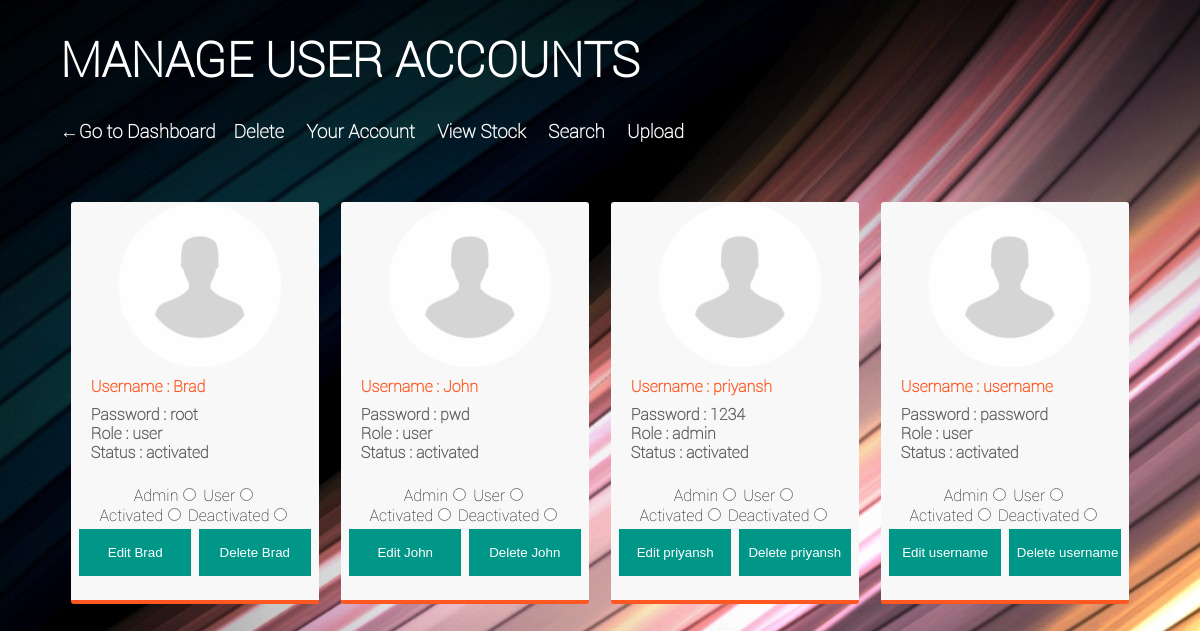
/manageuseraccounts.php, run on the app's committed database.
### tables this page shows
CREATE TABLE `loginmaster` (
  `LoginID` varchar(30) NOT NULL,
  `Password` varchar(30) DEFAULT NULL,
  `Role` varchar(10) DEFAULT NULL,
  `Status` varchar(10) DEFAULT NULL
);

### manageuseraccounts.php (the view, shortened to what this page needs)
<!doctype html>
<html>
<head>
		<link href="css/simpleGridTemplateAdmin.css" rel="stylesheet" type="text/css">
</head>
<body>
	<div class="container">
    	<h1>MANAGE USER ACCOUNTS</h1>
    	<h3>
        	<?php
			if($_SESSION['role']=='admin'){
				echo "<a href='adminpage.php'>←Go to Dashboard</a>&nbsp;&nbsp;&nbsp;&nbsp";
				echo "<a href=managestock.php>Manage Stock</a>&nbsp;&nbsp;&nbsp;&nbsp";
			}
			else{
				echo "<a href='userpage.php'>←Go to Dashboard</a>&nbsp;&nbsp;&nbsp;&nbsp";
				echo "<a href='deletestock.php'>Delete</a>";
			}
			?>&nbsp;&nbsp;&nbsp;&nbsp;
			<a href="openaccountuser.php">Your Account</a>&nbsp;&nbsp;&nbsp;&nbsp;
			<a href="viewstock.php">View Stock</a>&nbsp;&nbsp;&nbsp;&nbsp;
			<a href="searchstock.php">Search</a>&nbsp;&nbsp;&nbsp;&nbsp;
			<a href="uploadstock.php">Upload</a>&nbsp;&nbsp;&nbsp;&nbsp;
       </h3>
    <div class='gallery'>
 		<?php
			$link = mysqli_connect("localhost","root","");
			mysqli_select_db($link,"hr");
			$rs = mysqli_query($link,"SELECT * FROM loginmaster");
			while($row = mysqli_fetch_row($rs)){
				echo "<center><div class='thumbnail'>
    				  <a href='manageuseraccounts.php?imagepath=0'>
					  <img src='images/profile.png' alt='' width='2000' class='cards'/></a>
					  <h4>Username : $row[0]</h4>
					  <p class='tag'>Password : $row[1]<br/>Role : $row[2]<br/>Status : $row[3]";
				echo "<br/><br/><form>
					  Admin<input type='radio' value='admin' name='role'>
					  User<input type='radio' value='user' name='role'><br/>
					  Activated<input type='radio' value='activated' name='status'>
				Deactivated<input type='radio' value='deactivated' name='status'><br/>
					  <input type='submit' name='editaccount' value='Edit $row[0]'/>
					  <input type='submit' name='delaccount' value='Delete $row[0]'/>
					  </form></p></div></center>";
			}
		?>
	</div>
	</div>
</body>
</html>

### css/simpleGridTemplateAdmin.css (style rules this page uses)
body { font-family: robotofont,Calibri,Cambria, "Hoefler Text", "Liberation Serif", Times, "Times New Roman", serif; background:url(../landingbackground.jpg); margin: 0; }
h1 { font-family: robotofont; font-size:4em; color:#FFFFFF; }
a { color:#FFFFFF; text-decoration:blink; transition: all 0.3s linear; }
input[type="submit"], input[type="reset"] { width:100%; background-color: #009688; border: none; color: white; padding: 16px 32px; text-decoration: none; margin: 4px 2px; cursor: pointer; transition: all 0.3s linear; }
.container { width: 90%; margin-left: auto; margin-right: auto; }
.gallery { clear: both; display: inline-block; width: 100%; padding-bottom: 35px; padding-top: 0px; margin-top: 5px; margin-bottom: 0px; }
.thumbnail { width: 23%; text-align: center; float: left; margin-top: 35px; background-color: #F8F8F8; padding-bottom: 20px; margin-left: 1%; margin-right: 1%; border-radius: 3px; border-bottom: 4px solid #ff5722; transition: all 0.3s linear; }
.gallery .thumbnail h4 { margin-top: 5px; margin-bottom: 5px; color: #ff5722; text-align: left; padding-left: 20px; padding-right: 20px; }
.gallery .thumbnail p { margin: 0; color: #B3B3B3; text-align: left; padding-left: 20px; }
.cards { width: 100%; height: auto; max-width: 400px; max-height: 200px; opacity: 0.8; }
.gallery .thumbnail .tag { color: #5D5E5D; font-weight:bold; padding-bottom: 4px; padding-top: 4px; text-align: left; padding-left: 20px; padding-right: 20px; }

### manageuseraccounts.php (style rules this page uses)
h1 { font-family: robotofont; font-size:3em; color:#FFFFFF; }
input[type="submit"], input[type="reset"] { width:45%; background-color: #009688; border: none; color: white; padding: 16px 8px; margin: 4px 2px; cursor: pointer; }

### data on the page
loginmaster: LoginID "Brad", Password "root", Role "user", Status "activated", editaccount "Edit Brad", delaccount "Delete Brad"
loginmaster: LoginID "John", Password "pwd", Role "user", Status "activated", editaccount "Edit John", delaccount "Delete John"
loginmaster: LoginID "priyansh", Password "1234", Role "admin", Status "activated", editaccount "Edit priyansh", delaccount "Delete priyansh"
loginmaster: LoginID "username", Password "password", Role "user", Status "activated", editaccount "Edit username", delaccount "Delete username"
